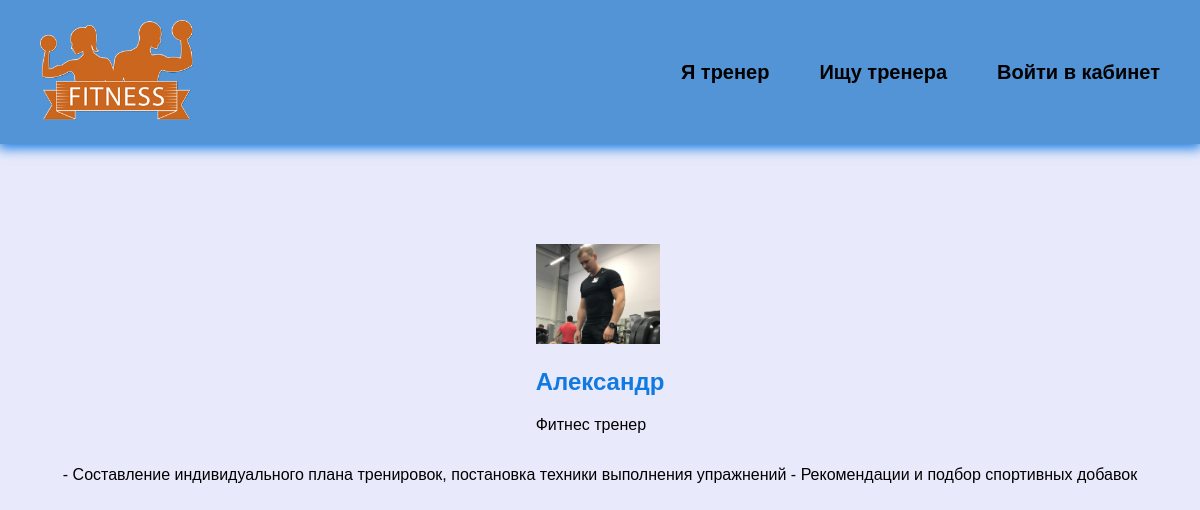
The app's page /profile/1/, older data.
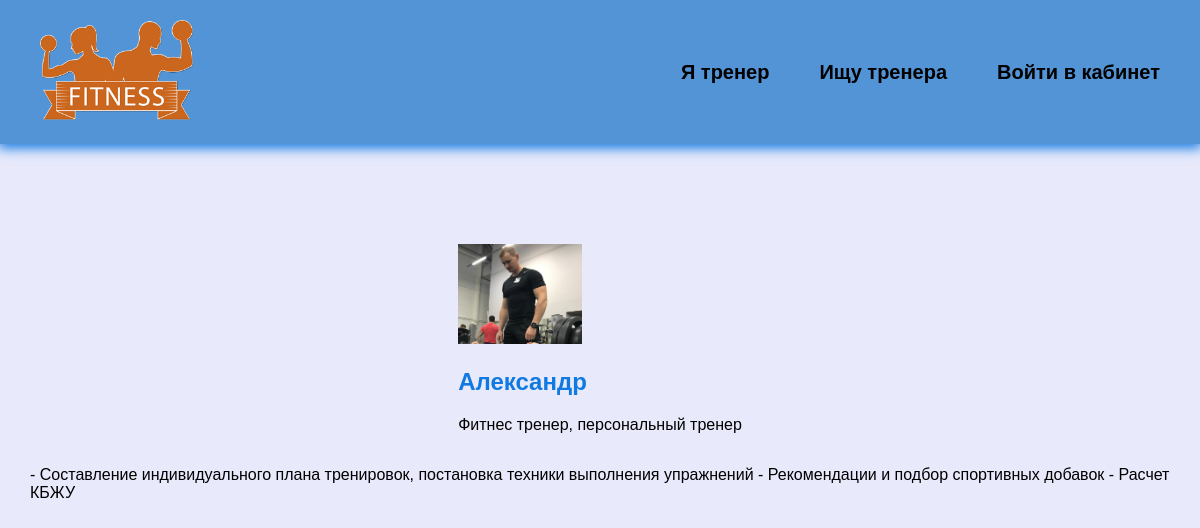
The same page, newer data.
### fitness/models.py (models this page shows, shortened)
class Profile(models.Model):
    user = models.OneToOneField(User, on_delete=models.CASCADE, null=True, blank=True)
    name = models.CharField(max_length=200, null=True, blank=True)
    email = models.EmailField(max_length=200, null=True, blank=True)
    username = models.CharField(max_length=200, null=True, blank=True)
    short_info = models.CharField(max_length=200, null=True, blank=True)
    bio = models.TextField(null=True, blank=True)
    profile_image = models.ImageField(upload_to="profiles/", default="profiles/user-default.png")
    social_inst = models.CharField(max_length=200, null=True, blank=True)
    social_vk = models.CharField(max_length=200, null=True, blank=True)
    social_web = models.CharField(max_length=200, null=True, blank=True)
    created = models.DateTimeField(auto_now_add=True)

### fitness/views.py (the view)
# urls.py: path('profile/<str:pk>/', views.coach, name='coach'),
def coach(request, pk):
    prof = Profile.objects.get(id=pk)
    context = {
        'profile': prof,
    }
    return render(request, 'fitness/coach.html', context)

### fitness/templates/fitness/coach.html
{% extends 'fitness/base.html' %}
{% block content %}
<main>
    <div class="container">
        <div>
            <img class="avatar avatar--xl" src="{{ profile.profile_image.url }}" />
            <h2>{{ profile.username }}</h2>
            <p>{{ profile.short_info }}</p>
        </div>
        <div>
            <p>{{ profile.bio }}</p>
        </div>
    </div>
</main>
{% endblock %}

Row changes from the older to the newer data that the page shows:
changed Profile "Александр": short_info "Фитнес тренер" → "Фитнес тренер, персональный тренер"; bio "- Составление индивидуального плана тренировок, постановка техники выполнения упражнений - Рекомендации и подбор спортивных добавок" → "- Составление индивидуального плана тренировок, постановка техники выполнения упражнений - Рекомендации и подбор спортивных добавок - Расчет КБЖУ"
